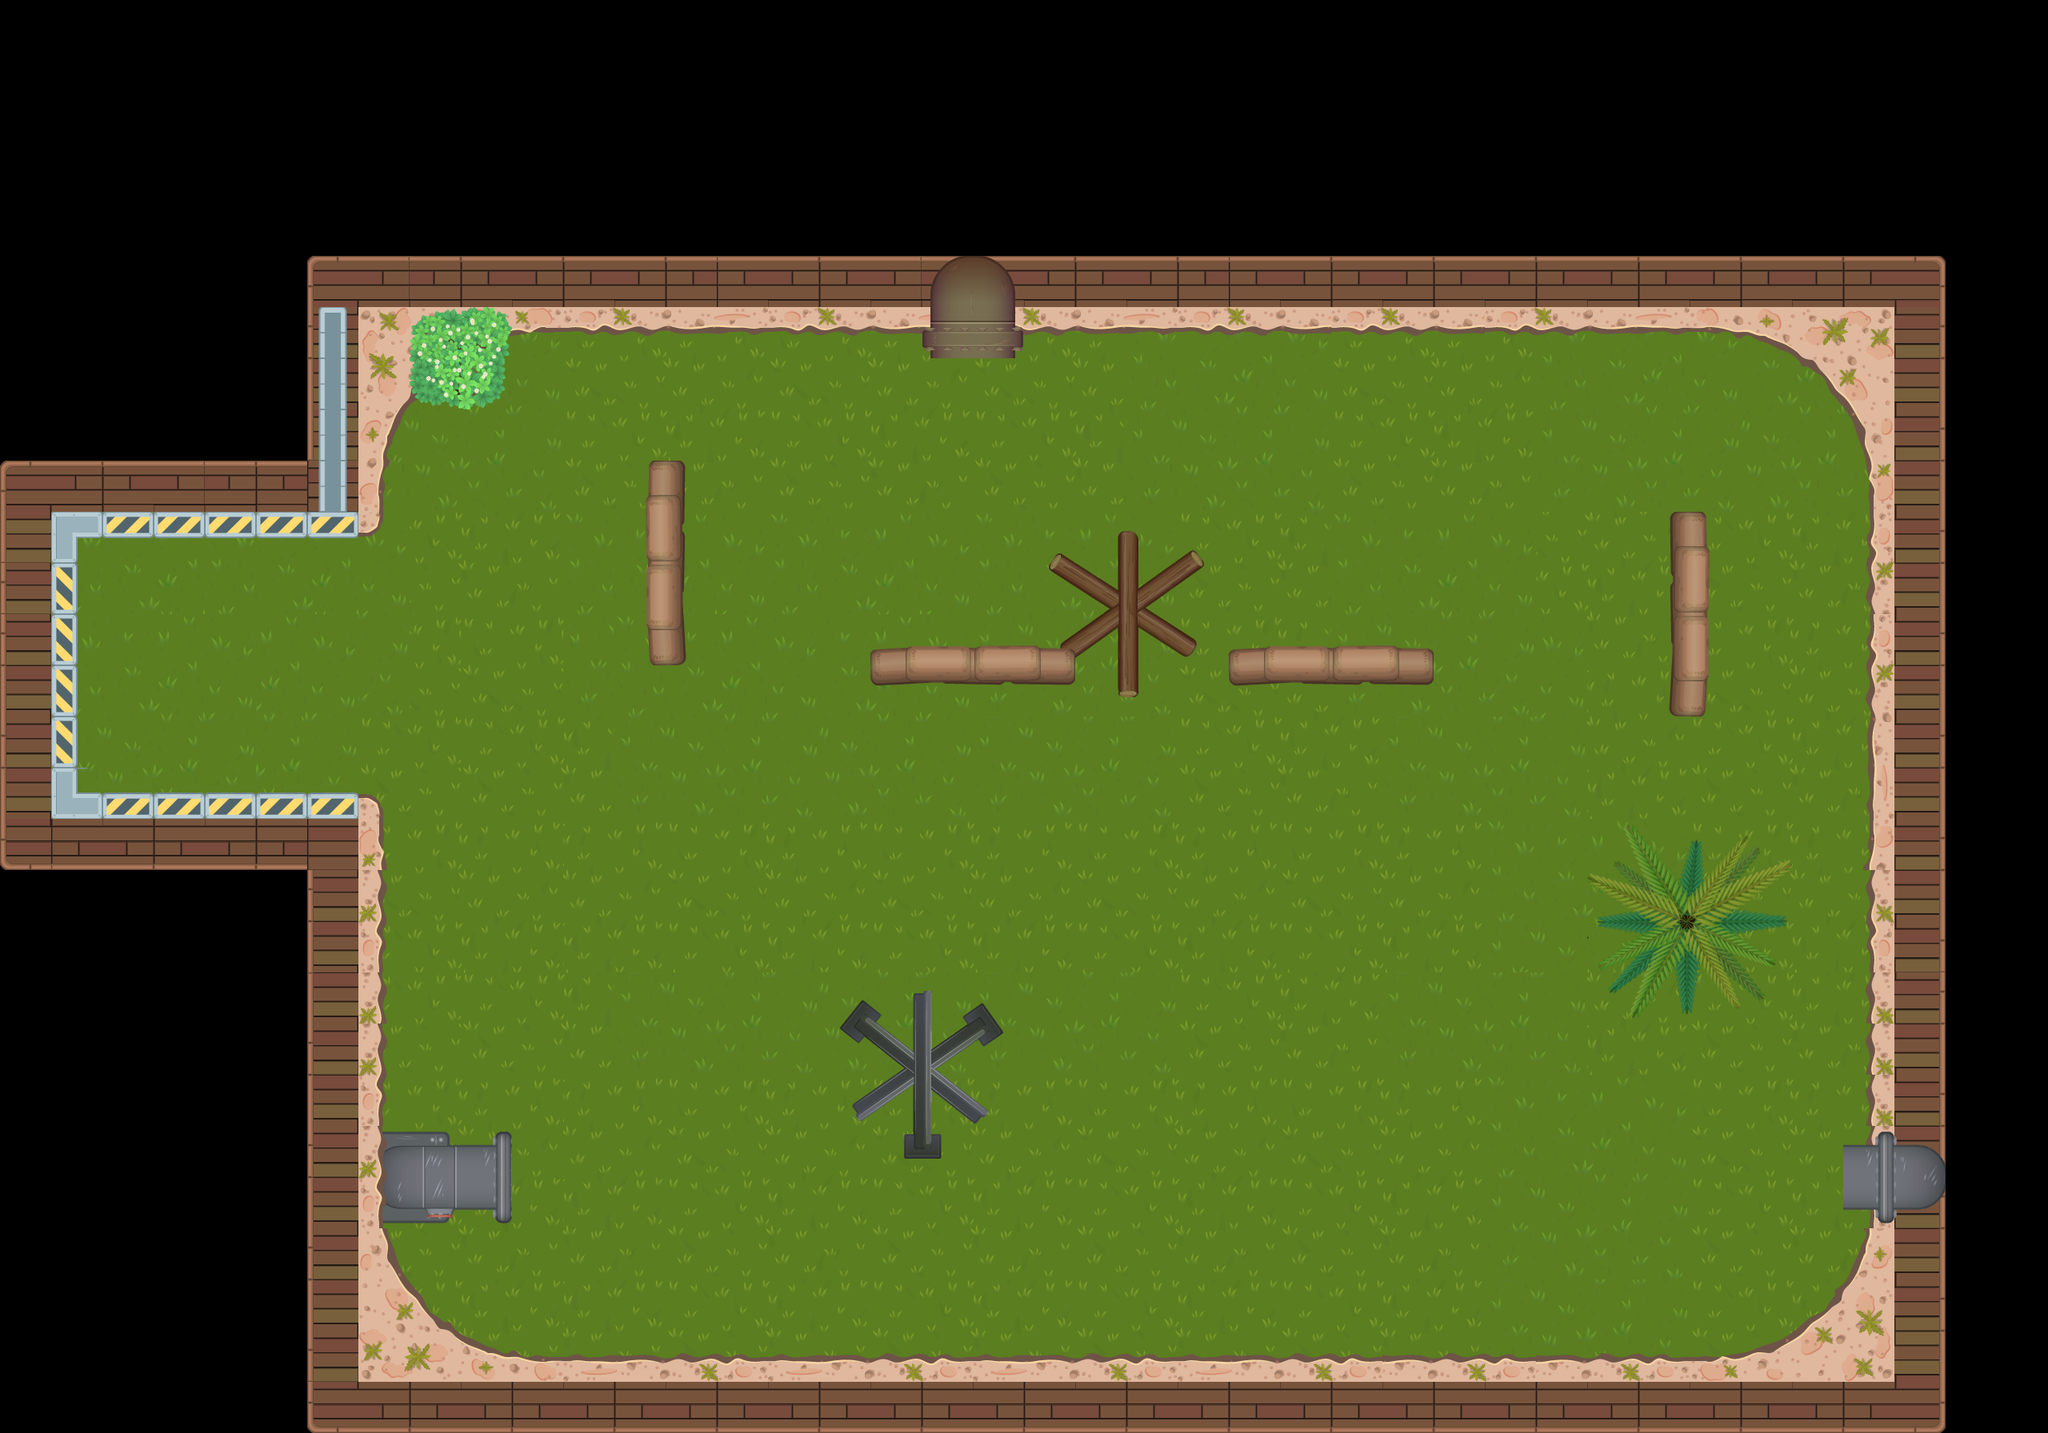

Tiled map render using the project's own tile images. Description and the map definition, with tile-layer contents summarised, below:
An orthogonal 40x28 tile map with 64x64 px tiles, 3 tile layers (background, bourder, above) and 53 objects (11x gold, 4x crystal, 4x bombzon, 4x circle, 3x box, ...).

<map version="1.2" tiledversion="1.2.4" orientation="orthogonal" renderorder="right-down" width="40" height="28" tilewidth="64" tileheight="64" infinite="0" nextlayerid="38" nextobjectid="190">
 <properties>
  <property name="score" type="int" value="600" />
 </properties>
 <tileset firstgid="1" source="tiles2.tsx" />
 <layer id="1" name="background" width="40" height="28">
  <data>[1120 cells, 666 non-empty, 32 distinct tile ids]</data>
 </layer>
 <layer id="2" name="bourder" width="40" height="28">
  <data>[1120 cells, 291 non-empty, 93 distinct tile ids]</data>
 </layer>
 <layer id="3" name="above" width="40" height="28">
  <data>[1120 cells, 44 non-empty, 24 distinct tile ids]</data>
 </layer>
 <objectgroup color="#000000" id="4" name="BourderObjet">
  <object id="76" x="95.8041" y="807.445">
   <polyline points="-1.5,-140.5 0.363636,186.717 351.636,187.271 368,191.633 380.909,213.633 376.909,509.804 378.909,520.593 378,624.324 384.545,664.113 386.091,726.137 412.727,797.423 453.364,846.85 482,870.362 528.182,886.634 552.242,890.853 583.091,894.542 2044.18,890.706 2063.95,890.844 2082.91,889.62 2117,881.895 2142.68,872.119 2178.45,838.168 2202.91,819.752 2227.5,777.261 2235.27,760.121 2243.68,726.522 2242.18,685.403 2242,664.986 2247.09,583.108 2248.55,-103.178 2245.64,-133.052 2245.4,-210.42 2227.94,-286.736 2179.88,-341.877 2141.15,-372.014 2094.42,-394.697 2070.18,-390.305 2049.64,-399.158 581.636,-400.264 566.727,-388.922 549.091,-393.073 526.182,-379.794 506,-380.902 432.455,-331.873 404.909,-292.893 389.545,-244.848 382.091,-170.469 368.909,-134.915 349.091,-135.723 -1.81818,-135.447" />
  </object>
  <object id="122" x="536.303" y="408.545" width="74.6667" height="82.6667" />
  <object id="139" x="2096" y="1139.33" width="25.3333" height="26.6667">
   <ellipse />
  </object>
  <object id="142" x="577.75" y="1432.25">
   <polyline points="-9.70652,79.8804 35.5227,80.2955 35.5076,-0.0454545 -18.6667,-0.75 -38.5,-0.75 -102,-1" />
  </object>
  <object id="143" x="482.25" y="1523.75">
   <polyline points="0.333333,-12.3333 50.9167,-13.5833 52.375,-2.91667 81.75,-0.166667 85.8333,-11" />
  </object>
  <object id="164" x="1163.25" y="408">
   <polyline points="0,0 -8.75,5 -9.75,24.75 -0.5,30.75" />
  </object>
  <object id="165" x="1269.5" y="439">
   <polyline points="0,0 9,-6 8.75,-24.5 -0.75,-31.75" />
  </object>
  <object id="168" x="1488.67" y="688">
   <polyline points="0,0 -64.6667,46.6667 -66.6667,-14.6667 -74.6667,-23.3333 -86.6667,-24.6667 -91.3333,-20 -91.3333,50 -166,4 -176,13.3333 -176.667,23.3333 -102,72.6667 -162.667,116 -162,127.333 -154.667,133.333 -146.667,134 -92,96.6667 -90,178.667 -80,183.333 -69.3333,182 -66,178 -65.3333,96.6667 -7.33333,132.667 2.66667,125.333 7.33333,113.333 -56.6667,71.3333 16,17.3333 14.2424,11 10.9697,6 4.87879,0.272727 0.333333,0.636364" />
  </object>
  <object id="185" x="814" y="576">
   <polyline points="0,0 37,2 39,15 40,246 27,255 2,251 -2,8" />
  </object>
  <object id="186" x="1093" y="814">
   <polyline points="0,0 58,-5 203,-5 232,-1 250,18 250,38 72,36 5,39 -6,31 -6,7" />
  </object>
  <object id="187" x="1538" y="816">
   <polyline points="0,0 0,28 14,41 172,35 241,40 251,32 252,-3 136,-10 121,-5 45,-6 8,-3" />
  </object>
  <object id="188" x="2096" y="643">
   <polyline points="0,0 27,-3 33,42 37,122 38,209 33,249 5,252 -8,243 -3,151 -8,5" />
  </object>
  <object id="189" x="1142.67" y="1242.67">
   <polyline points="0,0 21.3333,-4 20,68 66.6667,37.3333 61.3333,27.3333 84,13.3333 110,49.3333 90,64.6667 81.3333,57.3333 24.6667,94 90,146.667 76,161.333 19.3333,116 22.6667,175.333 36,175.333 32,202 -10.6667,204.667 -12,171.333 0,172.667 0,110.667 -67.3333,156 -71.3333,152 -71.3333,147.333 -76,134.667 -10.6667,92.6667 -62,52 -68.6667,57.3333 -92,40.6667 -66,9.33333 -46,24 -49.3333,34.6667 -2,74.6667 0,4.66667" />
  </object>
 </objectgroup>
 <objectgroup id="5" name="Place">
  <properties>
   <property name="exit" type="bool" value="true" />
  </properties>
  <object id="77" type="place" x="1988" y="828">
   <properties>
    <property name="code" type="int" value="0" />
   </properties>
   <point />
  </object>
 </objectgroup>
 <objectgroup id="6" name="Player">
  <object id="78" name="player" type="player" x="220.667" y="839.212">
   <point />
  </object>
 </objectgroup>
 <objectgroup id="7" name="Box">
  <object id="112" type="box" x="1788.61" y="1608.61">
   <properties>
    <property name="code" type="int" value="4" />
   </properties>
   <point />
  </object>
  <object id="113" type="box" x="1478.55" y="1626.31">
   <properties>
    <property name="code" type="int" value="3" />
   </properties>
   <point />
  </object>
  <object id="116" type="box" x="547.273" y="1369.94">
   <properties>
    <property name="code" type="int" value="0" />
   </properties>
   <point />
  </object>
 </objectgroup>
 <objectgroup id="8" name="Enimy">
  <properties>
   <property name="code" type="int" value="3" />
  </properties>
  <object id="82" type="enimy" x="1737.15" y="522.727">
   <properties>
    <property name="code" type="int" value="2" />
   </properties>
   <point />
  </object>
  <object id="141" type="enimy" x="842" y="1211.27">
   <properties>
    <property name="code" type="int" value="2" />
   </properties>
   <point />
  </object>
  <object id="184" type="enimy" x="1648" y="1064">
   <properties>
    <property name="code" type="int" value="10" />
   </properties>
   <point />
  </object>
 </objectgroup>
 <objectgroup id="9" name="Pickup">
  <object id="83" type="crystal" x="1282" y="770">
   <point />
  </object>
  <object id="84" type="crystal" x="1414" y="636">
   <point />
  </object>
  <object id="85" type="crystal" x="1416" y="920">
   <point />
  </object>
  <object id="86" type="crystal" x="1554" y="766">
   <point />
  </object>
  <object id="171" type="gold" x="2239.39" y="536.364">
   <point />
  </object>
  <object id="172" type="gold" x="824.242" y="481.818">
   <point />
  </object>
  <object id="173" type="gold" x="778.788" y="954.545">
   <point />
  </object>
  <object id="174" type="gold" x="1339.39" y="1130.3">
   <point />
  </object>
  <object id="175" type="gold" x="1909.09" y="1409.09">
   <point />
  </object>
  <object id="176" type="gold" x="1006.06" y="1493.94">
   <point />
  </object>
  <object id="177" type="gold" x="2012.12" y="463.636">
   <point />
  </object>
  <object id="178" type="gold" x="1178.79" y="745.455">
   <point />
  </object>
  <object id="179" type="gold" x="1403.03" y="1369.7">
   <point />
  </object>
  <object id="180" type="gold" x="1606.06" y="1539.39">
   <point />
  </object>
  <object id="181" type="gold" x="918.182" y="1663.64">
   <point />
  </object>
  <object id="182" type="repair" x="1090.91" y="1148.48">
   <point />
  </object>
  <object id="183" type="upgarde" x="990.909" y="763.636">
   <point />
  </object>
 </objectgroup>
 <objectgroup id="10" name="Bomb">
  <object id="87" type="bomb" x="634" y="652">
   <properties>
    <property name="code" type="int" value="2" />
   </properties>
   <point />
  </object>
  <object id="88" type="bomb" x="636" y="1018">
   <properties>
    <property name="code" type="int" value="1" />
   </properties>
   <point />
  </object>
  <object id="89" type="bomb" x="1664" y="766">
   <properties>
    <property name="code" type="int" value="0" />
   </properties>
   <point />
  </object>
  </objectgroup>
 <objectgroup id="11" name="Light" />
 <objectgroup id="12" name="Door">
  <properties>
   <property name="code" type="int" value="0" />
   <property name="exit" type="bool" value="false" />
  </properties>
  <!-- 1 objects omitted --></objectgroup>
 <objectgroup id="13" name="Zone">
  <!-- 2 objects omitted --></objectgroup>
 <objectgroup id="14" name="Circle">
  <!-- 4 objects omitted --></objectgroup>
 <objectgroup id="37" name="Text">
  <!-- 1 objects omitted --></objectgroup>
</map>
<!-- 12 of 53 objects omitted -->
